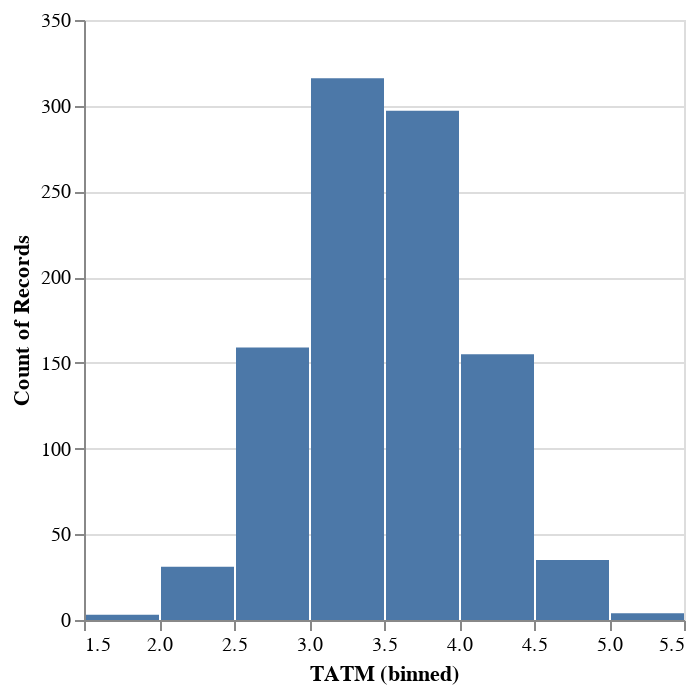

Source (notebook cell):
### Markdown cell above
In particular, here we filter the table that was written for the `TATM` variable to only include values for the yar 2095, and then plot a histogram of those values, namely a histogram for the temperature increase in the year 2095 that our Monte Carlo simulation created.

### Code cell
sim_results[:climatedynamics, :TATM] |> @filter(_.time==2095) |> @vlplot(:bar, x={:TATM, bin=true}, y="count()")

### Figure 1 — Vega-Lite specification as saved in the notebook (floating-point values rounded to 4 significant figures; data arrays with more than 128 entries replaced by an {"elided": "..."} marker saying what was removed)
{"data": {"values": {"elided": "1000 records"}}, "encoding": {"x": {"bin": true, "field": "TATM", "type": "quantitative"}, "y": {"aggregate": "count", "type": "quantitative"}}, "mark": "bar"}
